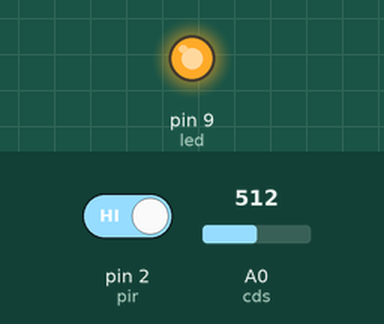
Recording of a sketch running on a simulated Arduino Uno, built with avr-gcc and run on an emulated ATmega328P. Shown: output pins drawn as LEDs (lit = HIGH). Dashed ring = blinking. The inputs (shaded band) are chosen by the test bench; at power-on: pin 2 (pir) HIGH, A0 (cds) = 512. What the sketch prints to the serial monitor is not drawn.

Above: at 1.2 s.
1.3 s: pin 2 (pir) driven LOW
At 1.6 s:
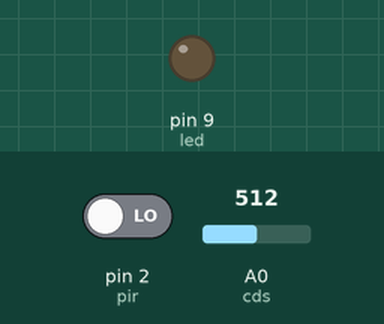
2.8 s: A0 (cds) set to 312
4.3 s: A0 (cds) set to 282
At 6.8 s:
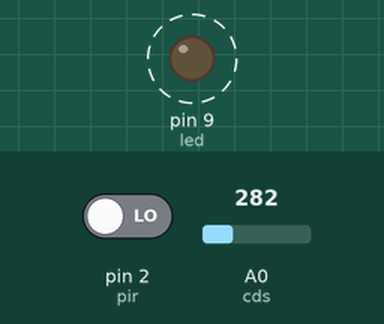
7.3 s: A0 (cds) set to 306
At 7.8 s:
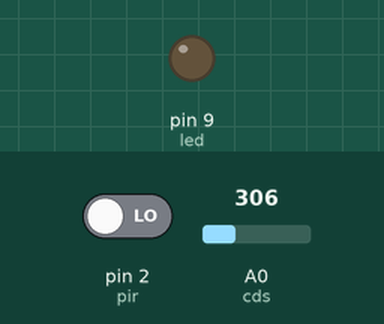
8.8 s: A0 (cds) set to 290
At 10.0 s:
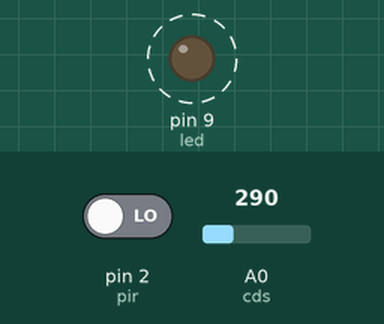
Timing chart, 0 to 12.8 s (numbered marks = the images above; inputs shaded):
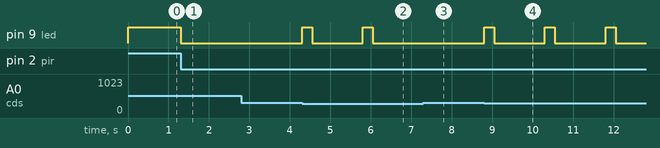

Measured:
- the behaviour switches between 301 and 300 on A0 (cds) (found by bisection; images 1 and 2)
- after the input at 1.3 s, pin 9 (led): HIGH → LOW at once
- after the input at 2.8 s, every drawn part: stays the same
- after the input at 4.3 s, pin 9 (led): alternates HIGH for 0.25 s and LOW for 1.3 s, starting at once
- after the input at 7.3 s, pin 9 (led): stays LOW (without the input it goes to HIGH after 0.00 s)
- after the input at 8.8 s, pin 9 (led): alternates HIGH for 0.25 s and LOW for 1.3 s, starting at once

The sketch:

day6labhomework.ino
```cpp
//Define pins
const int led=9;
const int cds=A0;
const int pir=2;
int count=0;
int val=0;
boolean currentbutton=LOW;
boolean lastbutton=LOW;
int k=0;

void setup() {
  // put your setup code here, to run once:
  pinMode(led,OUTPUT);
  pinMode(cds,INPUT);
  pinMode(pir,INPUT);
  digitalWrite(led,LOW);
  Serial.begin(9600);
}

//Create debounce function
boolean debounce(boolean last)
{
  boolean current=digitalRead(pir);
  if(last!=current)
  {
    delay(5);
    current=digitalRead(pir);
  }
  return current;
}
void loop() {
  // put your main code here, to run repeatedly:
  //Use debounce function to ensure that it does not continuously count, and increments neatly
  currentbutton=debounce(lastbutton);
  //If the pir is high, the light will turn on, and the count increments by one
  if(lastbutton==LOW && currentbutton==HIGH)
  {
    digitalWrite(led,HIGH);
    count++;
    Serial.print("Count: ");
    Serial.println(count);
  }
  lastbutton=currentbutton;
  //If the pir is low, we will do one of two things depending on the reading of the light sensor
  if(currentbutton==LOW)
  {
    val=analogRead(cds);
    //If the light sensor is uncovered, the reading will be over 300 and therefore I write the led low
    if(val>300 && digitalRead(pir)==LOW)
    {
      digitalWrite(led,LOW);
    }
    //If the light sensor is covered, the reading will be 300 or less
    //I therefore want the led to blink the amount of times the pir has been activated
    if(val<=300 && digitalRead(pir)==LOW)
    {
      //By using a while loop, I can have the code to make the LED blink the amount of times I want it to
      while(k<=count)
      {
        digitalWrite(led,HIGH);
        delay(250);
        digitalWrite(led,LOW);
        delay(250);
        k++;
        //Once I reach the count, I reset k to 0 and write the LED low for 1000 milliseconds to indicate a reset
        if(k==count)
        {
          k=0;
          digitalWrite(led,LOW);
          delay(1000);
          break;
        }
      }
    }
  }
}
```
